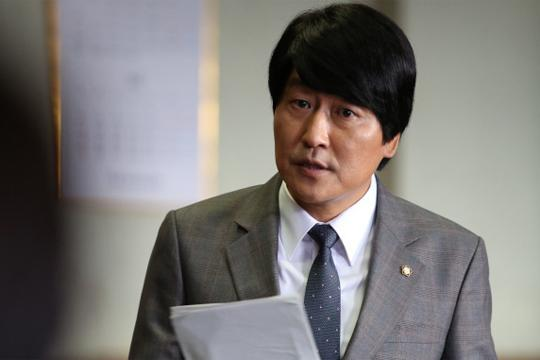
#> input picture chapter03_Numpy/data/test1.jpg, 540 x 360 px, found by its file name
$ python step05_image_reshape.py
#> lines starting #> are read from the running program, lines starting #| are printed output that depends on the picture
# -*- coding: utf-8 -*-
"""
step05_image_reshape.py

1. image shape & reshape
2. image file read & show
"""

import matplotlib.pyplot as plt
from sklearn.datasets import load_digits


# 1. image shape & reshape

# 1) dataset load
digits = load_digits() # 머신러닝 모델에서 사용되는 데이터셋
'''
입력변수(X) : 숫자(0~9) 필기체의 흑백 이미지
출력변수(y) : 10진 정수
'''
dir(digits)

X = digits.data # 입력변수(X) 추출
y = digits.target # 출력변수(y) 추출
X.shape # (1797, 64) : (size, fixel)
y.shape # (1797,)
type(X) # numpy.ndarray

X[0].shape # (64,) : 1d
X[0].max() # 0~15


# 2) image reshape
first_img = X[3].reshape(8,8) # 모양변경 : 2d
first_img.shape # (8, 8) # 2차원으로 변경해야 시각화가 가능함


# 3) image show
plt.imshow(X=first_img, cmap='gray')
plt.show()
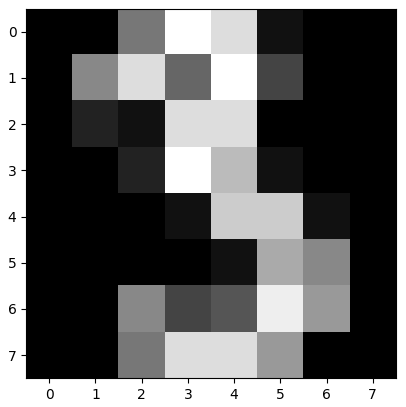
#> figure drawn by matplotlib, 1 panel

y[0] # 0
y[3] # 3


# 전체 이미지 모양 변경(1d -> 2d)
X_2d = X.reshape(-1, 8, 8) # -1 : 전체 이미지
X_2d.shape # (1797, 8, 8)

plt.imshow(X=X_2d[-1], cmap='gray')
plt.show()
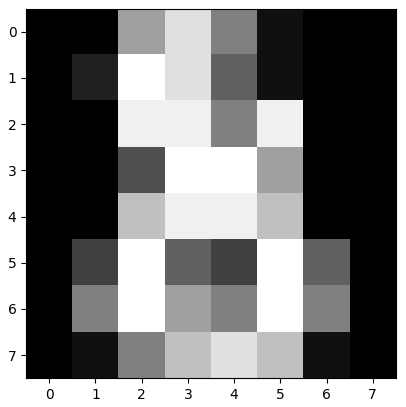
#> figure drawn by matplotlib, 1 panel

y[-1] # 8


# 2. image file read & show
import matplotlib.image as img # 이미지 읽기

# image file path
path = r"C:/ITWILL/5_Python_ML/workspace/chapter03_Numpy/data" # 이미지 경로

# 1) image 읽기
img_arr = img.imread(path + "/test1.jpg")
#> img_arr is the input picture: shape (360, 540, 3); mean R, G, B 123.9, 120.6, 118.6
img_arr
type(img_arr) # numpy.ndarray
img_arr.shape # (360, 540, 3) : (h, w, c)


# 2) image 출력
plt.imshow(img_arr)
plt.show()
